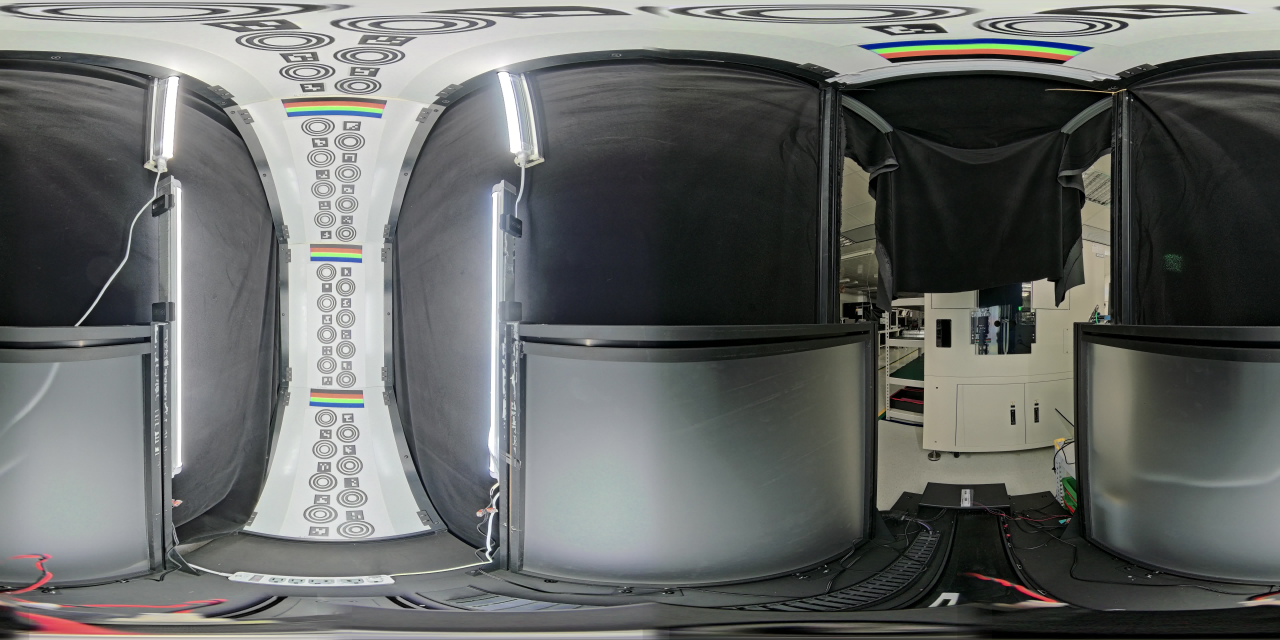
#> input picture IMAGE/4cam_cam01_dre_on.jpg, 7680 x 3840 px (shown at 1/6 size)
$ python diagnose_detection.py
#> lines starting #> are read from the running program, lines starting #| are printed output that depends on the picture; after the words box and inside, x2 and y2 are one past the last pixel; in counts of white or black regions, pixels touching at a corner belong together
### splicing_logic.py
import cv2
import numpy as np
from scipy import signal
import os

class SplicingProcessor:
    def __init__(self):
        # Constants from 100cm.py
        self.x_30 = 88
        self.large_y = 30
        self.small_cam30 = 200
        self.ave_large = 310
        self.y_center_ave = 1440
        self.Pitch = [120, 110, 112]
        self.diff_thd = 10
        self.rate_thd = 0.1
        self.dist_thd = 1.12

        self.limit_w1 = self.small_cam30 - 20
        self.limit_H1 = self.large_y - 20
        self.limit_H2 = self.large_y + 40

        self.dx = int((self.ave_large + 100) / 2)
        self.up_dy = -50
        self.down_dy = 150

        self.roi_w = 30
        self.roi_ht = 8
        self.roi_hd = 20 # Restored to 20 as in 100cm.py line 443

    def ROI_position(self, center, dx, up_dy, down_dy):
        position_lx = max(0, center[0] - dx)
        position_rx = center[0] + dx
        position_uy = center[1] + up_dy
        position_dy = center[1] + down_dy
        return position_lx, position_rx, position_uy, position_dy

    def center_4_ROI(self, img_w):
        Dx = int(img_w / 4)
        roi_points = []
        for k in range(4):
            x_center = int(self.x_30 + Dx * k)
            y_center = int(self.y_center_ave)
            center = [x_center, y_center]
            pos = self.ROI_position(center, self.dx, self.up_dy, self.down_dy)
            roi_points.append(pos)
        return roi_points, Dx

    def Find_Center_ROI(self, image, roi_points):
        thd = 120
        found_targets = []
        h_img, w_img = image.shape[:2]

        for i in range(4):
            x1, x2, y1, y2 = roi_points[i]
            x1, x2 = max(0, int(x1)), min(w_img, int(x2))
            y1, y2 = max(0, int(y1)), min(h_img, int(y2))

            ROI_image = image[y1:y2, x1:x2]
            if ROI_image.size == 0: continue

            h, w = ROI_image.shape[:2]
            ROI_image_Rgray = np.zeros((h, w), dtype=np.uint8)

            # Red filtering logic (VEC)
            b, g, r = cv2.split(ROI_image)
            r_safe = r.astype(float)
            r_safe[r_safe == 0] = 1.0
            # Correct logic from original script: rate_gr < 0.75 and rate_br < 0.75
            mask = (g / r_safe < 0.75) & (b / r_safe < 0.75)
            ROI_image_Rgray[mask] = r[mask]

            # BLACK line just like in original script
            BLACK_line = np.zeros((h, 3), dtype=np.uint8)
            ROI_image_Rgray = np.hstack((BLACK_line, ROI_image_Rgray))

            ret, binary = cv2.threshold(ROI_image_Rgray, thd, 255, cv2.THRESH_BINARY)
            contours, _ = cv2.findContours(binary, cv2.RETR_LIST, cv2.CHAIN_APPROX_SIMPLE)

            for cnt in contours:
                x, y, cw, ch = cv2.boundingRect(cnt)
                if cw > self.limit_w1 and ch > self.limit_H1 and ch < self.limit_H2:
                    pos_x = (x - 3) + x1 + int(cw/2)
                    if pos_x <= 1050:
                        found_targets.append({'x': self.x_30, 'y': y + y1, 'h': ch})
                    elif pos_x <= 3050:
                        found_targets.append({'x': self.x_30 + 1920, 'y': y + y1, 'h': ch})
                    elif pos_x <= 5050:
                        found_targets.append({'x': self.x_30 + 1920*2, 'y': y + y1, 'h': ch})
                    elif pos_x <= 7050:
                        found_targets.append({'x': self.x_30 + 1920*3, 'y': y + y1, 'h': ch})
                    break
        return found_targets

    # [377 lines left out: functions Pixel_Shift_analysis, analyze_image_prepare, find_top10, analyze_discontinuity, check_distortion, process_step, not called in this run]

### diagnose_detection.py
import cv2
import numpy as np
import os
from splicing_logic import SplicingProcessor

def imread_unicode(path):
    try:
        data = np.fromfile(path, dtype=np.uint8)
        img = cv2.imdecode(data, cv2.IMREAD_COLOR)
#> img is the input picture: shape (3840, 7680, 3); mean B, G, R 101.6, 103.4, 100.9
        return img
    except Exception as e:
        print(f"Error reading image: {e}")
        return None

def diagnose(path):
    print(f"--- Diagnosing: {os.path.basename(path)} ---")
    image = imread_unicode(path)
    if image is None:
        print("FAILED: Image could not be loaded (is None)")
        return

    h, w = image.shape[:2]
    print(f"Image Resolution: {w}x{h}")
#| Image Resolution: 7680x3840

    proc = SplicingProcessor()
    roi_points, Dx = proc.center_4_ROI(w)
    print(f"Dx: {Dx}")
#| Dx: 1920

    for i, (x1, x2, y1, y2) in enumerate(roi_points):
        print(f"ROI {i}: x=[{x1}, {x2}], y=[{y1}, {y2}]")
        if x1 < 0 or x2 > w or y1 < 0 or y2 > h:
            print(f"  WARNING: ROI {i} is out of bounds!")

        ROI_image = image[max(0, y1):min(h, y2), max(0, x1):min(w, x2)]
        if ROI_image.size == 0:
            print(f"  FAILED: ROI {i} image is empty!")
            continue

        rh, rw = ROI_image.shape[:2]
        # Mimic Find_Center_ROI color filtering
        b, g, r = cv2.split(ROI_image)
        r_safe = r.astype(float)
        r_safe[r_safe == 0] = 1.0
        mask = (g / r_safe < 0.75) & (b / r_safe < 0.75)

        Rgray = np.zeros((rh, rw), dtype=np.uint8)
        Rgray[mask] = r[mask]

        # Binary threshold
        ret, binary = cv2.threshold(Rgray, 120, 255, cv2.THRESH_BINARY)
        num_pixels = cv2.countNonZero(binary)
        print(f"  ROI {i}: Binary pixels > 120: {num_pixels}")

        contours, _ = cv2.findContours(binary, cv2.RETR_LIST, cv2.CHAIN_APPROX_SIMPLE)
        print(f"  ROI {i}: Contours found: {len(contours)}")

        for cnt_idx, cnt in enumerate(contours):
            x, y, cw, ch = cv2.boundingRect(cnt)
            match_w = cw > proc.limit_w1
            match_h = (ch > proc.limit_H1 and ch < proc.limit_H2)
            print(f"    Contour {cnt_idx}: w={cw}, h={ch} | MatchW={match_w} (limit>{proc.limit_w1}), MatchH={match_h} ({proc.limit_H1}<h<{proc.limit_H2})")
#> this loop made 4 passes
#> num_pixels on passes 1 to 4: 0, 8044, 0, 0
#> (printed output is left out)
#> pass 1, in diagnose, `ROI_image = image[max(0, y1):min(h, y2), max(0, x1):min(w, x2)]`:
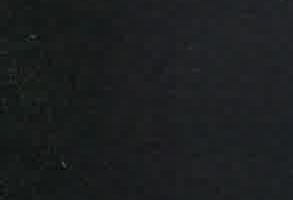
#> ROI_image: shape (200, 293, 3); mean B, G, R 31.4, 30.1, 27.8
#> after the loop:
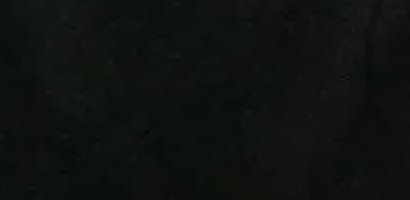
#> ROI_image: shape (200, 410, 3); mean B, G, R 14.9, 17.8, 14.8
#> after the loop:
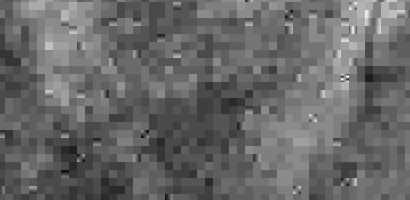
#> r_safe: shape (200, 410) float64; min 5, max 29, mean 14.8; drawn with min black and max white

    targets = proc.Find_Center_ROI(image, roi_points)
#> the loop in Find_Center_ROI, `for i in range(4):` made 4 passes
#> pass 1, in Find_Center_ROI, `r_safe = r.astype(float)`:
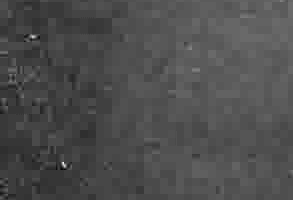
#> r_safe: shape (200, 293) float64; min 5, max 80, mean 27.8; drawn with min black and max white
#> pass 2, in Find_Center_ROI, `ROI_image = image[y1:y2, x1:x2]`:
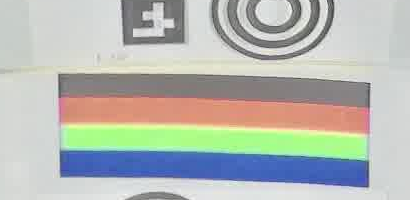
#> ROI_image: shape (200, 410, 3); mean B, G, R 179, 185, 181.6
#> after the loop in Find_Center_ROI, `for i in range(4):`: found_targets = 1 item
#> targets = 1 item
    print(f"--- Stage 1: Target Finding ---")
    print(f"Found {len(targets)} targets")
#| Found 1 targets

    if not targets:
        print("FAILED: No targets found in Stage 1")
        return

    target = targets[0]
#> target = {'x': 2008, 'y': 1485, 'h': 38}
    PX, PY = target['x'], target['y']
#> PX = 2008; PY = 1485
    print(f"Selected target: x={PX}, y={PY}")
#| Selected target: x=2008, y=1485

    delt_x, dshift = 20, 7
    image_slide_roi = image[:, max(0, PX-delt_x):min(w, PX+delt_x)]
    Wx = delt_x - dshift

    def get_slides(roi, wx):
#> called with roi = array of shape (3840, 40, 3), wx = 13
        h_roi, w_roi = roi.shape[:2]
        ave_L = np.zeros((h_roi, 3), dtype=np.float64)
        ave_R = np.zeros((h_roi, 3), dtype=np.float64)
        for j in range(h_roi):
            # Sum using slicing for speed
            row_l = roi[j, :wx]
            row_r = roi[j, -wx:]
            ave_L[j] = np.mean(row_l, axis=0)
            ave_R[j] = np.mean(row_r, axis=0)
        return ave_L, ave_R

    ave_L, ave_R = get_slides(image_slide_roi, Wx)
    print(f"Ave slides computed. Height: {len(ave_L)}")
#| Ave slides computed. Height: 3840

    def find_red_indices_diag(ave_col, name):
#> called with ave_col = array of shape (3840, 3), name = 'Left Slide'
        indices = []
        thd = 120
        count_r_zero = 0
        count_color_fail = 0
        count_thd_fail = 0
        count_y_fail = 0

        for j in range(len(ave_col)):
            b, g, r = ave_col[j]
            if r == 0:
                count_r_zero += 1
                continue
            if not ((g/r < 0.75) and (b/r < 0.70)):
                count_color_fail += 1
                continue
            if r <= thd:
                count_thd_fail += 1
                continue
            if not (400 < j < 2650):
                count_y_fail += 1
                continue
            indices.append(j)
#> this loop made 3840 passes
#> (b, g, r) on passes 1 to 8: (206.7, 210, 208), (206.7, 210, 208), (206.7, 210, 208), (206.7, 210, 208), (206.7, 210, 208), (206.7, 210, 208), (206.7, 210, 208), (206.7, 210, 208)
#> after the loop, count_color_fail = 3761; count_r_zero = 0; count_thd_fail = 1; count_y_fail = 0; indices = 78 values from 606 to 2386

        print(f"  {name}: Found {len(indices)} red pixels. Failures: R=0:{count_r_zero}, Color:{count_color_fail}, Thd:{count_thd_fail}, Y-range:{count_y_fail}")
#|   Left Slide: Found 78 red pixels. Failures: R=0:0, Color:3761, Thd:1, Y-range:0
        return indices

    L_R_list = find_red_indices_diag(ave_L, "Left Slide")
#> L_R_list = 78 values from 606 to 2386
    R_R_list = find_red_indices_diag(ave_R, "Right Slide")
#> the loop in find_red_indices_diag (call 2), `for j in range(len(ave_col)):` made 3840 passes
#> (b, g, r) on passes 1 to 8: (205.9, 211.1, 209), (205.9, 211.1, 209), (205.9, 211.1, 209), (205.9, 211.1, 209), (205.9, 211.1, 209), (205.9, 211.1, 209), (205.9, 211.1, 209), (205.9, 211.1, 209)
#|   Right Slide: Found 81 red pixels. Failures: R=0:0, Color:3758, Thd:1, Y-range:0

    if not L_R_list or not R_R_list:
        print("FAILED: No red pixels found in one or both slides in Stage 2")
        return

    print("--- Stage 2: Red Indices Found ---")

    def get_pyh_diag(rgb_list, name, hlimit=750):
#> called with name = 'Left Py', hlimit = 750
        py, h = [], []
        list0 = []
        for i in range(len(rgb_list)-1):
            if rgb_list[i+1] - rgb_list[i] == 1:
                list0.append(rgb_list[i])
#> this loop made 77 passes
        if not list0:
            print(f"  {name}: No contiguous blocks found")
            return [rgb_list[0]], [0]

        py.append(list0[0])
        nums = []
        for i in range(len(rgb_list)-1):
            if rgb_list[i+1] - rgb_list[i] > hlimit:
                nums.append(i+1)
                py.append(rgb_list[i+1])

        total = len(rgb_list)
        if not nums:
            h = [total]
        else:
            nums.append(total)
            h.append(nums[0])
            for i in range(1, len(nums)):
                h.append(nums[i] - nums[i-1])
#> this loop made 2 passes
        print(f"  {name}: Py points found: {py}")
#|   Left Py: Py points found: [606, 1487, 2362]
        return py, h

    L_R_Py, L_R_H = get_pyh_diag(L_R_list, "Left Py")
    R_R_Py, R_R_H = get_pyh_diag(R_R_list, "Right Py")
#> the loop in get_pyh_diag (call 2), `for i in range(len(rgb_list)-1):` made 80 passes
#> the loop in get_pyh_diag (call 2), `for i in range(1, len(nums)):` made 2 passes
#|   Right Py: Py points found: [606, 1488, 2362]

    num_targets = min(len(L_R_Py), len(R_R_Py), 3)
    print(f"FINAL: Can identify {num_targets} targets at this intersection.")
#| FINAL: Can identify 3 targets at this intersection.

if __name__ == "__main__":
    test_path = r"d:\((Python TOOL\4cam分析照片\4cam_stripe_checker_v2\GOOD\4cam_cam01_dre_on.jpg"
    diagnose(test_path)
